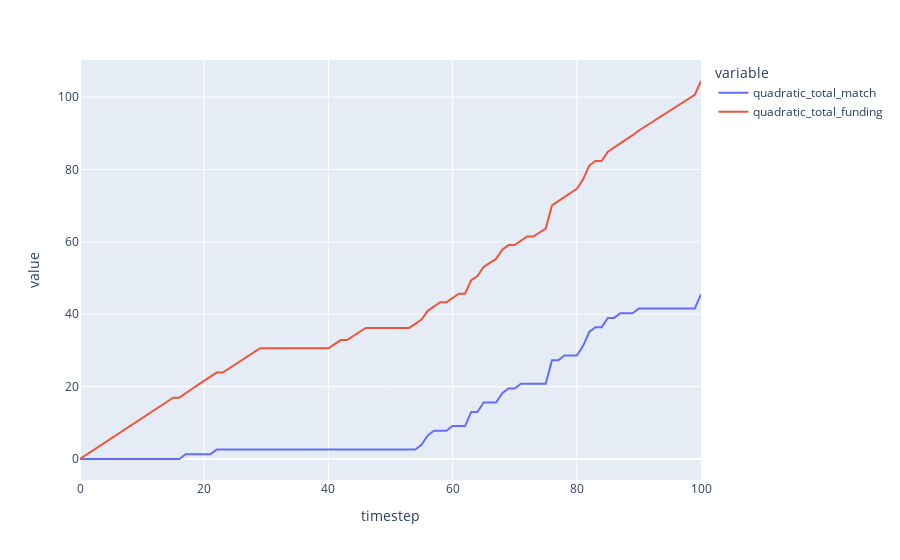

This figure's notebook cell:
### Code cell
fig = px.line(df.reset_index(),
              x='timestep',
              y=['quadratic_total_match', 'quadratic_total_funding'])

fig.show()

### Figure 1 — Plotly figure (JSON) as saved in the notebook; plotly's stock layout.template omitted (floating-point values rounded to 4 significant figures)
{"data": [{"hovertemplate": "variable=quadratic_total_match<br>timestep=%{x}<br>value=%{y}<extra></extra>", "legendgroup": "quadratic_total_match", "line": {"color": "#636efa", "dash": "solid"}, "mode": "lines", "name": "quadratic_total_match", "orientation": "v", "showlegend": true, "type": "scatter", "x": [0, 1, 2, 3, 4, 5, 6, 7, 8, 9, 10, 11, 12, 13, 14, 15, 16, 17, 18, 19, 20, 21, 22, 23, 24, 25, 26, 27, 28, 29, 30, 31, 32, 33, 34, 35, 36, 37, 38, 39, 40, 41, 42, 43, 44, 45, 46, 47, 48, 49, 50, 51, 52, 53, 54, 55, 56, 57, 58, 59, 60, 61, 62, 63, 64, 65, 66, 67, 68, 69, 70, 71, 72, 73, 74, 75, 76, 77, 78, 79, 80, 81, 82, 83, 84, 85, 86, 87, 88, 89, 90, 91, 92, 93, 94, 95, 96, 97, 98, 99, 100], "xaxis": "x", "y": [0, 0, 0, 0, 0, 0, 0, 0, 0, 0, 0, 0, 0, 0, 0, 0, 0, 1.3, 1.3, 1.3, 1.3, 1.3, 2.6, 2.6, 2.6, 2.6, 2.6, 2.6, 2.6, 2.6, 2.6, 2.6, 2.6, 2.6, 2.6, 2.6, 2.6, 2.6, 2.6, 2.6, 2.6, 2.6, 2.6, 2.6, 2.6, 2.6, 2.6, 2.6, 2.6, 2.6, 2.6, 2.6, 2.6, 2.6, 2.6, 3.9, 6.5, 7.8, 7.8, 7.8, 9.1, 9.1, 9.1, 13, 13, 15.6, 15.6, 15.6, 18.2, 19.5, 19.5, 20.8, 20.8, 20.8, 20.8, 20.8, 27.3, 27.3, 28.6, 28.6, 28.6, 31.2, 35.1, 36.4, 36.4, 39, 39, 40.3, 40.3, 40.3, 41.6, 41.6, 41.6, 41.6, 41.6, 41.6, 41.6, 41.6, 41.6, 41.6, 45.5], "yaxis": "y"}, {"hovertemplate": "variable=quadratic_total_funding<br>timestep=%{x}<br>value=%{y}<extra></extra>", "legendgroup": "quadratic_total_funding", "line": {"color": "#EF553B", "dash": "solid"}, "mode": "lines", "name": "quadratic_total_funding", "orientation": "v", "showlegend": true, "type": "scatter", "x": [0, 1, 2, 3, 4, 5, 6, 7, 8, 9, 10, 11, 12, 13, 14, 15, 16, 17, 18, 19, 20, 21, 22, 23, 24, 25, 26, 27, 28, 29, 30, 31, 32, 33, 34, 35, 36, 37, 38, 39, 40, 41, 42, 43, 44, 45, 46, 47, 48, 49, 50, 51, 52, 53, 54, 55, 56, 57, 58, 59, 60, 61, 62, 63, 64, 65, 66, 67, 68, 69, 70, 71, 72, 73, 74, 75, 76, 77, 78, 79, 80, 81, 82, 83, 84, 85, 86, 87, 88, 89, 90, 91, 92, 93, 94, 95, 96, 97, 98, 99, 100], "xaxis": "x", "y": [0, 1.13, 2.26, 3.391, 4.521, 5.651, 6.781, 7.911, 9.041, 10.17, 11.3, 12.43, 13.56, 14.69, 15.82, 16.95, 16.95, 18.21, 19.34, 20.47, 21.6, 22.72, 23.89, 23.89, 25.01, 26.13, 27.25, 28.37, 29.49, 30.62, 30.62, 30.62, 30.62, 30.62, 30.62, 30.62, 30.62, 30.62, 30.62, 30.62, 30.62, 31.74, 32.86, 32.86, 33.98, 35.1, 36.22, 36.22, 36.22, 36.22, 36.22, 36.22, 36.22, 36.22, 37.34, 38.51, 40.96, 42.2, 43.31, 43.31, 44.56, 45.67, 45.67, 49.45, 50.55, 53.09, 54.19, 55.3, 57.84, 59.12, 59.12, 60.39, 61.49, 61.49, 62.59, 63.69, 70.09, 71.18, 72.47, 73.56, 74.66, 77.22, 81.07, 82.36, 82.36, 84.93, 86.02, 87.31, 88.4, 89.49, 90.78, 91.87, 92.97, 94.06, 95.15, 96.24, 97.34, 98.43, 99.52, 100.6, 104.5], "yaxis": "y"}], "layout": {"legend": {"title": {"text": "variable"}, "tracegroupgap": 0}, "margin": {"t": 60}, "xaxis": {"anchor": "y", "domain": [0, 1], "title": {"text": "timestep"}}, "yaxis": {"anchor": "x", "domain": [0, 1], "title": {"text": "value"}}}}
